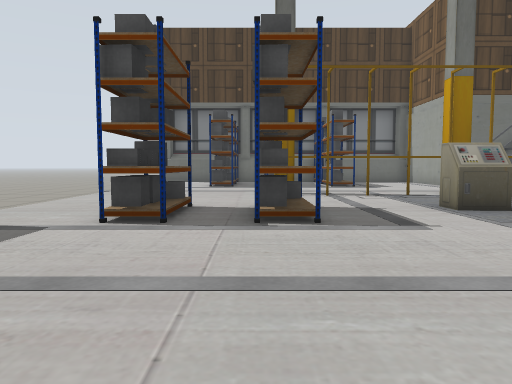
view 1 (above)

13 first-person views from a walk through a world built for the Gazebo simulator. The camera is 0.72 m above the floor, tilts 4° down and sees 70° across. The floor is counted in squares, 1 m on a side. Each view is taken from the middle of a square. On the plan, view 1 faces up. The plan holds only what a view shows up to about 11 squares ahead; the rest is blank. Simple shapes stand in for some stock models. Some surface patterns are stand-ins.

view 2
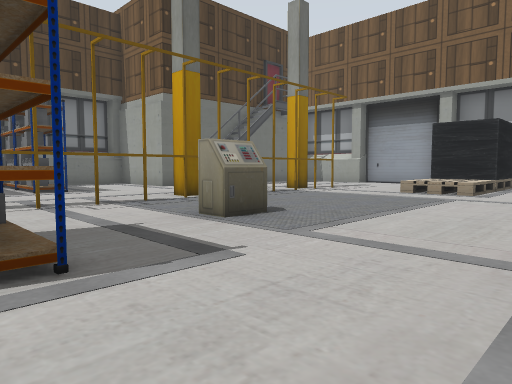

view 3
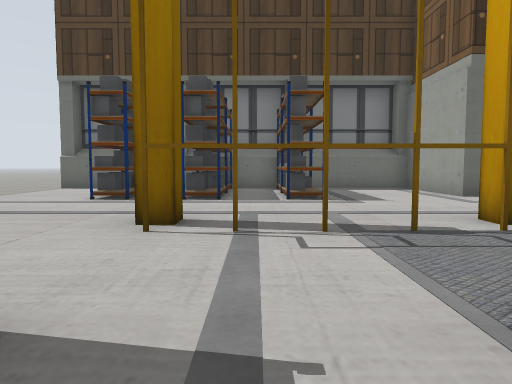

view 4
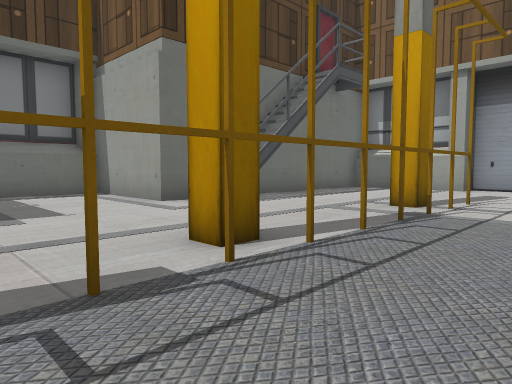

view 5
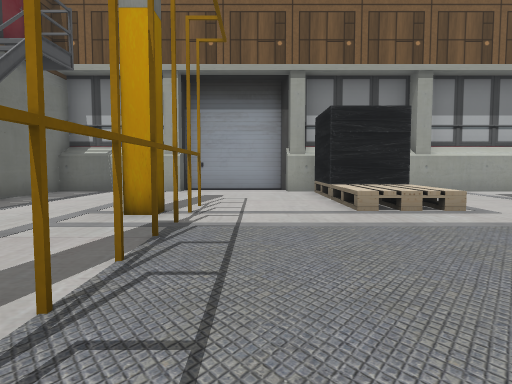

view 6
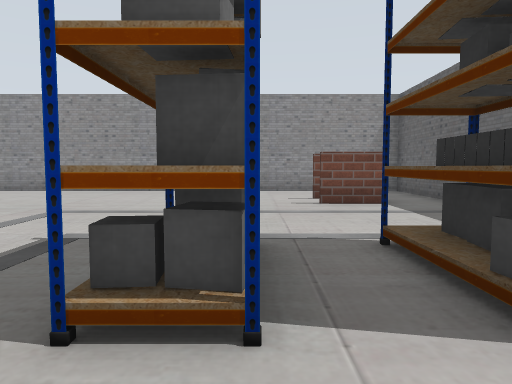

view 7
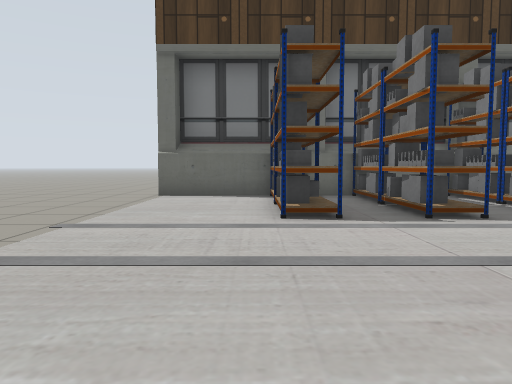

view 8
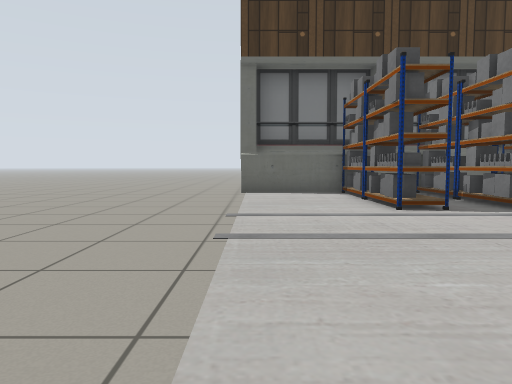

view 9
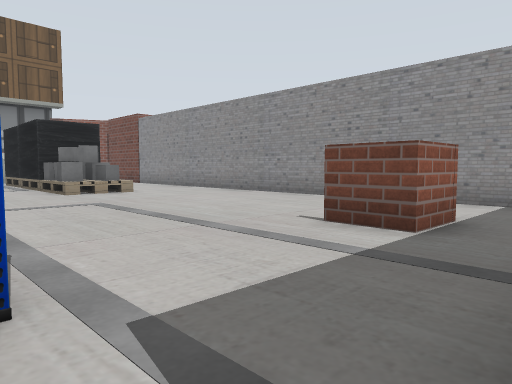

view 10
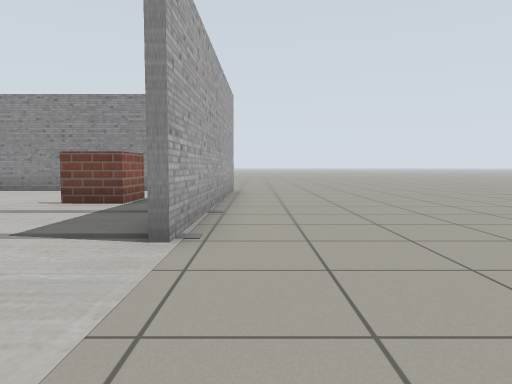

view 11
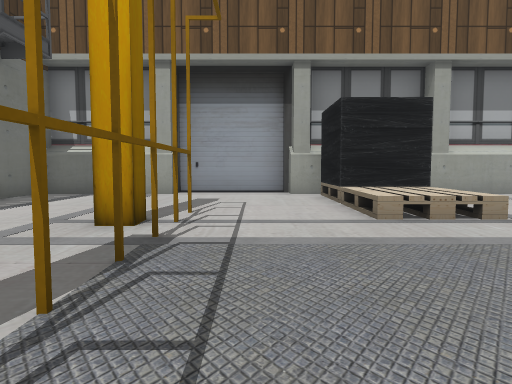

view 12
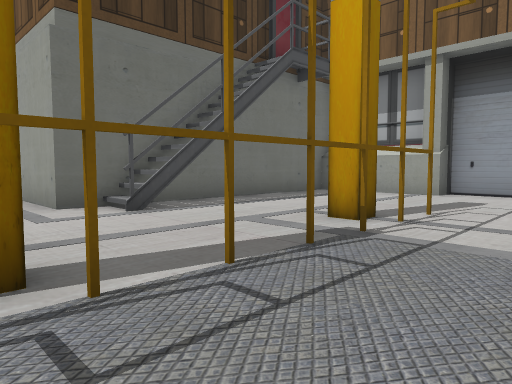

view 13
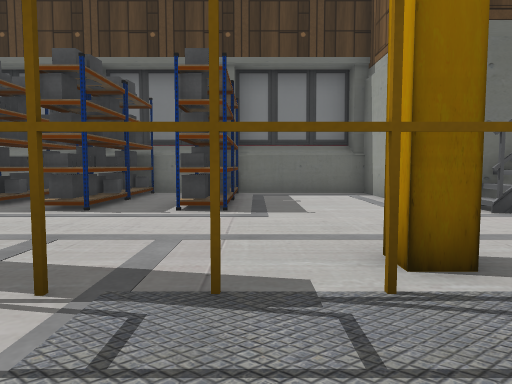

### Floor plan
Key: @ floor where view 1 was taken; # wall or solid block; . floor; = window, fence, low wall or low ledge; P yellow post; T thing the floor can be seen under or through.
Columns run from 6 left of view 1 to 15 right of it. Each row starts with its distance up from view 1.
 19 ..
 18 ..... .......#
 17 ..############
 16 .....#.#.#...#
 15 .....#.#.#...#
 14 .....#.#.#...#########
 13 ..............###....#
 12 .....................#
 11 .....................#
 10 .....................#
  9 .......PPPPPPPPPPP...#
  8 .....................#
  7 .... ................#
  6 ....TTTT..=.....==####
  5 ....TTTT........==##
  4 ..#................
  3 ..#............  ... #
  2 ..#.........=#==   ..#
  1 ..#.==......###     .#
  0 ..#.=.@.....==       #
 -1 ..#..........
 -2 ..#...........
 -3 ..#############

Positions as (right, up) in squares from view 1, and headings:
1: (0, 0), facing up
2: (0, 2), facing up-right
3: (2, 5), facing up
4: (3, 7), facing up-right
5: (4, 8), facing right
6: (0, 8), facing down
7: (-2, 8), facing up
8: (-4, 7), facing up
9: (-4, 5), facing down-right
10: (-5, 8), facing down
11: (5, 8), facing right
12: (5, 7), facing up-right
13: (4, 7), facing up
